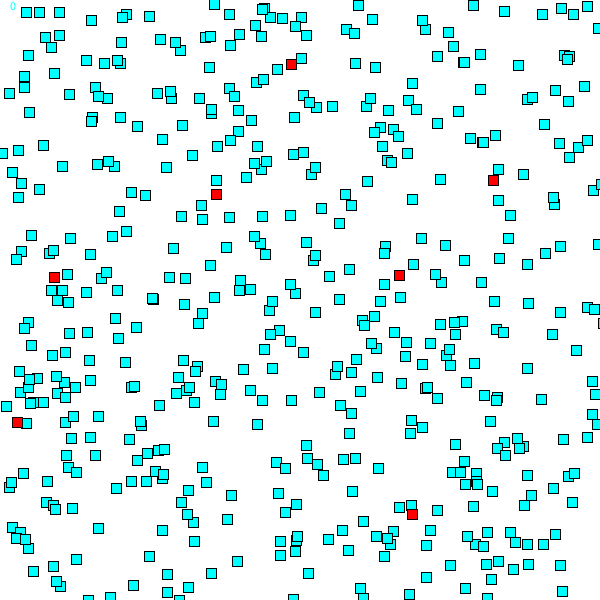
Frame 1 (no input)
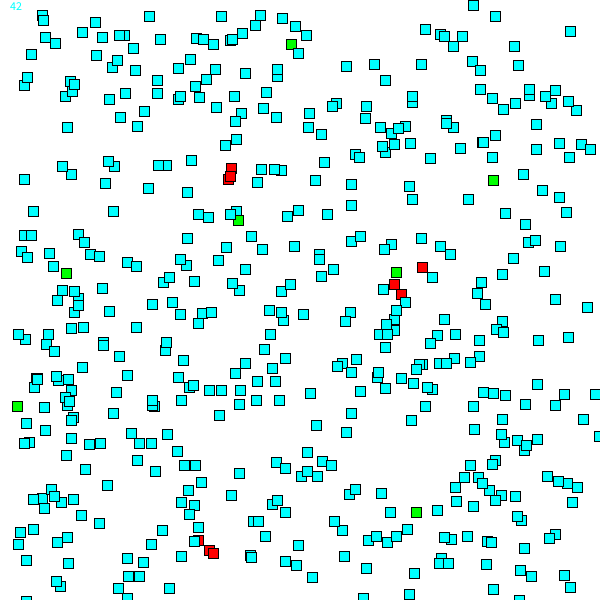
Frame 60 (the mouse pressed at the canvas centre just before this capture)
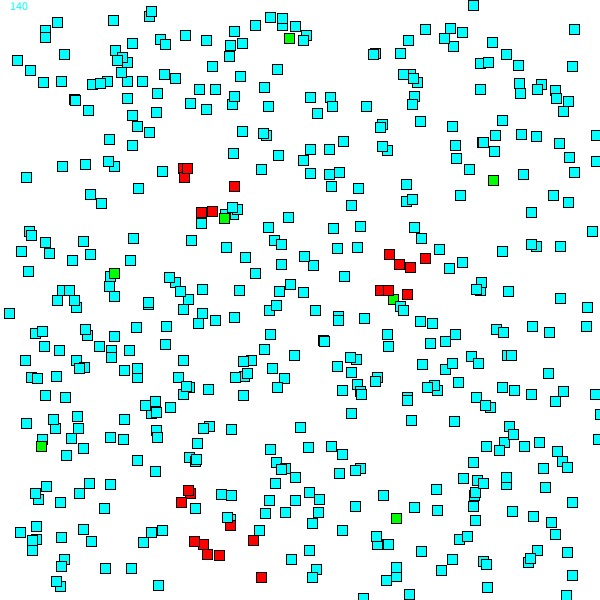
Frame 120 (the mouse held since frame 60 and released just before this capture)

The Processing sketch that drew these frames (run headless with seeded random() and noise(); from frame 60 on, the mouse is pressed at the canvas centre):

// Processing sketch: ViralInfections
// ── ViralInfections.pde
 import java.util.Iterator; 
 People p; 
 ArrayList<People> ps; 
 int iter = 0; 
 String newFile; 
 int sec, min, hr; 
 
 // Colors of each code 
 color infected_col = color(255,0,0); 
 color clear_col = color(0,255,255); 
 color recover_col = color(0,255,0); 
 color death_col = color(0,0,0); 


 // Starting parameters 
 int n = 500;
 int side = 10; 
 int infected_num, recovered_num; 
 
 
 
void setup() 
{
  size(600,600);
  ps = new ArrayList(); 
  addPeople(); 
}

void draw() 
{
  background(255); 
  Iterator<People> pit = ps.iterator(); 
  while (pit.hasNext())
  {
    People vi = pit.next(); 
    Iterator<People> pit2 = ps.iterator(); 
    
    while(pit2.hasNext())
    {
      People vit = pit2.next();
      if(vi.clr == infected_col && vit.clr != recover_col && vi.x > vit.x && vi.x < vit.x+side && vi.y > vit.y && vi.y < vit.y+side)
      { vit.clr = infected_col; infected_num += 1; }
    }
    vi.update(); 
    vi.draw(); 
    vi.checkBoundary(); 
  }
 // SaveFile(); 
  updateNumbers(); 

}

 void addPeople() { while(ps.size() < n){ps.add(new People());}} 
  
  void updateNumbers()
  {
    text(infected_num, 10, 10); 
  }


void SaveFile()
{

newFile = str(hr)+str(min)+str(sec)+"-"+str(iter)+".jpg"; 
save(newFile);
iter++; 
}

// ── People.pde

// Create a population class 
class People {
  color clr; 
  int x, y, pside, rand, recovery_time, recovered, move_rate; 
  
  
  //Constructor
   People()
  {
    recovery_time = 1000; 
    move_rate = int(random(0,5)); 
    recovered = 0; 
    clr = InfectionRandomization(); 
    pside = 10; 
    setRandomLocation(); 
  }


  color InfectionRandomization()
  {
    color k; 
    if(int(random(0,100))==52) {
      k = infected_col; 
      recovery_time = 100; } else { k = clear_col; };
    return k; 
  }
  
void setRandomLocation()
{

      x = int(random(0,width)); 
    y = int(random(0,height));
}


void checkBoundary()
{
  if(clr == death_col) {return;}
  if(x > width || y > height || x < 0 || y < 0)  { setRandomLocation();  }

}

boolean isDead() 
{
  boolean outcome; 
  if(int(random(0,25)) == 5)
     {
      outcome =  true; 
     } else { outcome =  false; }
     return outcome; 
}

  void infected() {   
    clr = infected_col; 
    recovery_time = 100; 
  } 

  void healthCheck()
  {
        if(clr == infected_col) { recovery_time -=0.1;}  
    if(recovery_time <= 0) {
      clr = recover_col; 
      recovery_time = 1000; 
     if(isDead()) { clr = death_col;  }
    
  }
  }

  void draw()
  {
    fill(clr); 
    rect(x,y,pside,pside); 
    update(); 
  }


  void update()
  {
    if(clr == death_col) {return;}
    
     rand = int(random(1,5)); 
     
     switch(rand) {
      case 1: 
        x += move_rate; 
        break;
      case 2: 
        y += move_rate; 
        break;
       case 3: 
       x -= move_rate; 
       break; 
      default:
        y -= move_rate; 
        break;
    }
  healthCheck();   
  
  }
}
